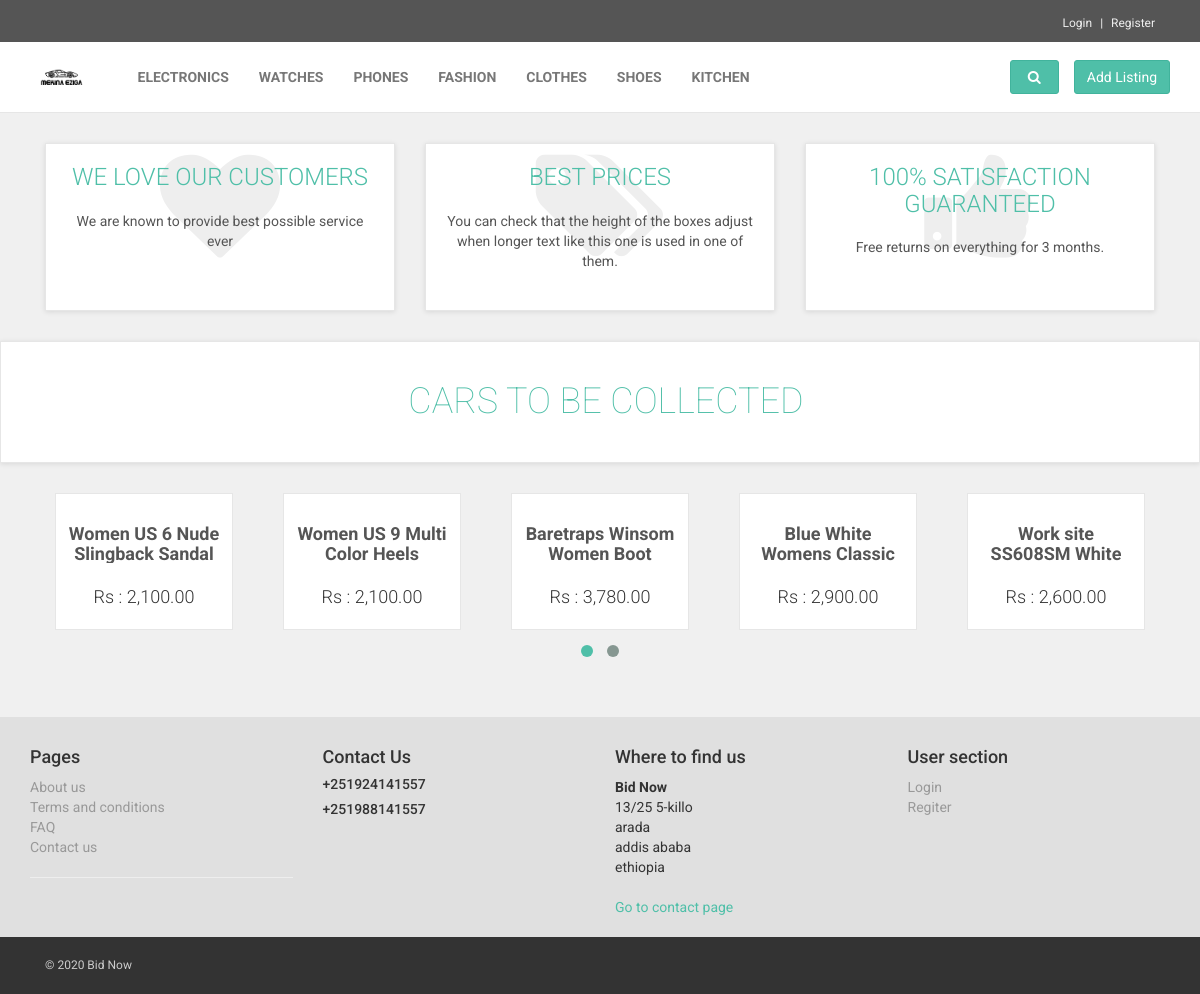
Screenshot of /purchaserteam.php with the database file from the repository.
### tables this page shows
CREATE TABLE IF NOT EXISTS `category` (
  `CategoryID` int(10) NOT NULL,
  `Category` varchar(20) NOT NULL
);

CREATE TABLE IF NOT EXISTS `item` (
  `ItemID` int(10) NOT NULL,
  `ItemName` varchar(50) NOT NULL,
  `SellerID` int(10) DEFAULT NULL,
  `StartingPrice` int(6) NOT NULL,
  `ExpectedPrice` int(6) NOT NULL,
  `CurrentPrice` int(6) DEFAULT NULL,
  `PhotosID` varchar(20) DEFAULT NULL,
  `Description` varchar(6000) DEFAULT NULL,
  `CategoryID` int(10) NOT NULL,
  `EndTime` datetime NOT NULL
);

### purchaserteam.php (the view, shortened to what this page needs)
<!DOCTYPE html>
<html lang="en">
<head>
    <link href="css/font-awesome.css" rel="stylesheet">
    <link href="css/bootstrap.min.css" rel="stylesheet">
    <link href="css/animate.min.css" rel="stylesheet">
    <link href="css/owl.carousel.css" rel="stylesheet">
    <link href="css/owl.theme.css" rel="stylesheet">
    <link href="css/style.default.css" rel="stylesheet" id="theme-stylesheet">
    <link href="css/custom.css" rel="stylesheet">
</head>
<body>
	<?php include 'header.php';?>
    <div id="all">
        <div id="content">
            <div id="advantages">
                <div class="container">
                    <div class="same-height-row">
                        <div class="col-sm-4">
                            <div class="box same-height clickable">
                                <div class="icon"><i class="fa fa-heart"></i>
                                </div>
                                <h3><a href="#">We love our customers</a></h3>
                                <p>We are known to provide best possible service ever</p>
                            </div>
                        </div>
                        <div class="col-sm-4">
                            <div class="box same-height clickable">
                                <div class="icon"><i class="fa fa-tags"></i>
                                </div>
                                <h3><a href="#">Best prices</a></h3>
                                <p>You can check that the height of the boxes adjust when longer text like this one is used in one of them.</p>
                            </div>
                        </div>
                        <div class="col-sm-4">
                            <div class="box same-height clickable">
                                <div class="icon"><i class="fa fa-thumbs-up"></i>
                                </div>
                                <h3><a href="#">100% satisfaction guaranteed</a></h3>
                                <p>Free returns on everything for 3 months.</p>
                            </div>
                        </div>
                    </div>
                </div>
            </div>
            <?php
				$query = "SELECT * FROM item order by ItemID DESC";
				$result = mysqli_query($db, $query);
				$row = mysqli_fetch_array($result);
			?>
            <div id="hot">
                <div class="box">
                    <div class="container">
                        <div class="col-md-12">
                            <h2>cars to be collected</h2>
                        </div>
                    </div>
                </div>
                <div class="container">
                    <div class="product-slider">
                <?php
                 $count=1;
				while($row && $count <=10) {
					?>
				 <div class="item">
                            <div class="product">
                                <div class="text">
                                    <h3><a href="detail.php?ItemNo=<?php echo $row['ItemID'] ?>"><?php echo $row['ItemName']?></a></h3>
                                    <p class="price">Rs : <?php echo number_format($row['CurrentPrice'],2)?></p>
                                </div>
                            </div>
                        </div>
                       <?php $row = $result->fetch_assoc();
                   			$count=$count+1;
                   		}
					?>
					</div>
                </div>
			</div>
        </div>
       <?php include 'footer.php';?>
</body>
</html>

### header.php (shortened to what this page needs)
<div id="top">
    <div class="container">
        <div class="col-md-6 offer" data-animate="fadeInDown">
        </div>
        <div class="col-md-6" data-animate="fadeInDown">
            <ul class="menu">
                <?php
                if(isset($_SESSION['username'])) {
                    echo '
                    <li><i style="color:white; margin-right:5px" class="fa fa-user" aria-hidden="true"></i>
                    	<a href="userItems.php">'.$_SESSION["username"].'</a></li>
                        <a href="userItems.php">'.$_SESSION["u_type"].'</a></li>
                    <li><a href="logout.php">Logout</a></li>
                    ';
                } else {
                    echo '
                    <li><a href="register.php">Login</a></li>
                    <li><a href="register.php">Register</a></li>
                    ';
                }
                ?>
            </ul>
        </div>
    </div>
</div>
<div class="navbar navbar-default yamm" role="navigation" id="navbar">
    <div class="container">
        <div class="navbar-header">
            <a class="navbar-brand home" href="index.php" data-animate-hover="bounce">
               <img height="50px" src="img/logo.png" alt="Obaju logo" class="hidden-xs">
            </a>
        </div>
        <div class="navbar-collapse collapse" id="navigation">
            <ul class="nav navbar-nav navbar-left">
            <?php
         $db = mysqli_connect('localhost','root','','shop')
         or die('Error connecting to MySQL server.');
         $query1 = "SELECT * FROM category ";
         $result1 = mysqli_query($db, $query1);
         $categories = mysqli_fetch_array($result1);
            while($categories) {
                ?>
                <li class="inactive"><a href="category.php?CategoryID=<?php echo $categories['CategoryID'] ?>">
                <?php echo $categories["Category"];?></a>
                </li>
               <?php $categories = $result1->fetch_assoc();} ?>
            </ul>
        </div>
        <div class="navbar-buttons">
            <div class="navbar-collapse collapse right" id="basket-overview">
                <a href="addlisting.php" class="btn btn-primary navbar-btn"><span class="hidden-sm">Add Listing</span></a>
            </div>
            <div class="navbar-collapse collapse right" id="search-not-mobile">
                <button type="button" class="btn navbar-btn btn-primary" data-toggle="collapse" data-target="#search">
                    <i class="fa fa-search"></i>
                </button>
            </div>
        </div>
    </div>
</div>

### footer.php (shortened to what this page needs)
<div id="footer" data-animate="fadeInUp">
    <div class="container">
        <div class="row">
            <div class="col-md-3 col-sm-6">
                <h4>Pages</h4>
                <ul>
                    <li><a href="text.php">About us</a>
                    </li>
                    <li><a href="text.php">Terms and conditions</a>
                    </li>
                    <li><a href="faq.php">FAQ</a>
                    </li>
                    <li><a href="contact.php">Contact us</a>
                    </li>
                </ul>
                <hr>
            </div>
            <div class="col-md-3 col-sm-6">
                <h4>Contact Us</h4>
                <h5>+251924141557</h5>
                <h5>+251988141557</h5>
            </div>
            <div class="col-md-3 col-sm-6">
                <h4>Where to find us</h4>
                <p><strong>Bid Now</strong>
                    <br>13/25 5-killo
                    <br>arada
                    <br>addis ababa
                    <br>ethiopia
                </p>
                <a href="contact.php">Go to contact page</a>
            </div>
            <div class="col-md-3 col-sm-6">
                  <h4>User section</h4>
                <ul>
                    <li><a href="#" data-toggle="modal" data-target="#login-modal">Login</a>
                    </li>
                    <li><a href="register.html">Regiter</a>
                    </li>
                </ul>
                    </div>
            </div>
        </div>
    </div>
</div>
<div id="copyright">
    <div class="container">
        <div class="col-md-6">
            <p class="pull-left">© 2020 Bid Now</p>
        </div>
    </div>
</div>

### rows the page displays
category: Category "ELECTRONICS"
category: Category "WATCHES"
category: Category "PHONES"
category: Category "FASHION"
category: Category "CLOTHES"
category: Category "SHOES"
category: Category "KITCHEN"
item: ItemName "Women US 6 Nude Slingback Sandal", CurrentPrice "2,100.00"
item: ItemName "Women US 9 Multi Color Heels", CurrentPrice "2,100.00"
item: ItemName "Baretraps Winsom Women Boot", CurrentPrice "3,780.00"
item: ItemName "Blue White Womens Classic…", CurrentPrice "2,900.00"
item: ItemName "Work site SS608SM White…", CurrentPrice "2,600.00"
